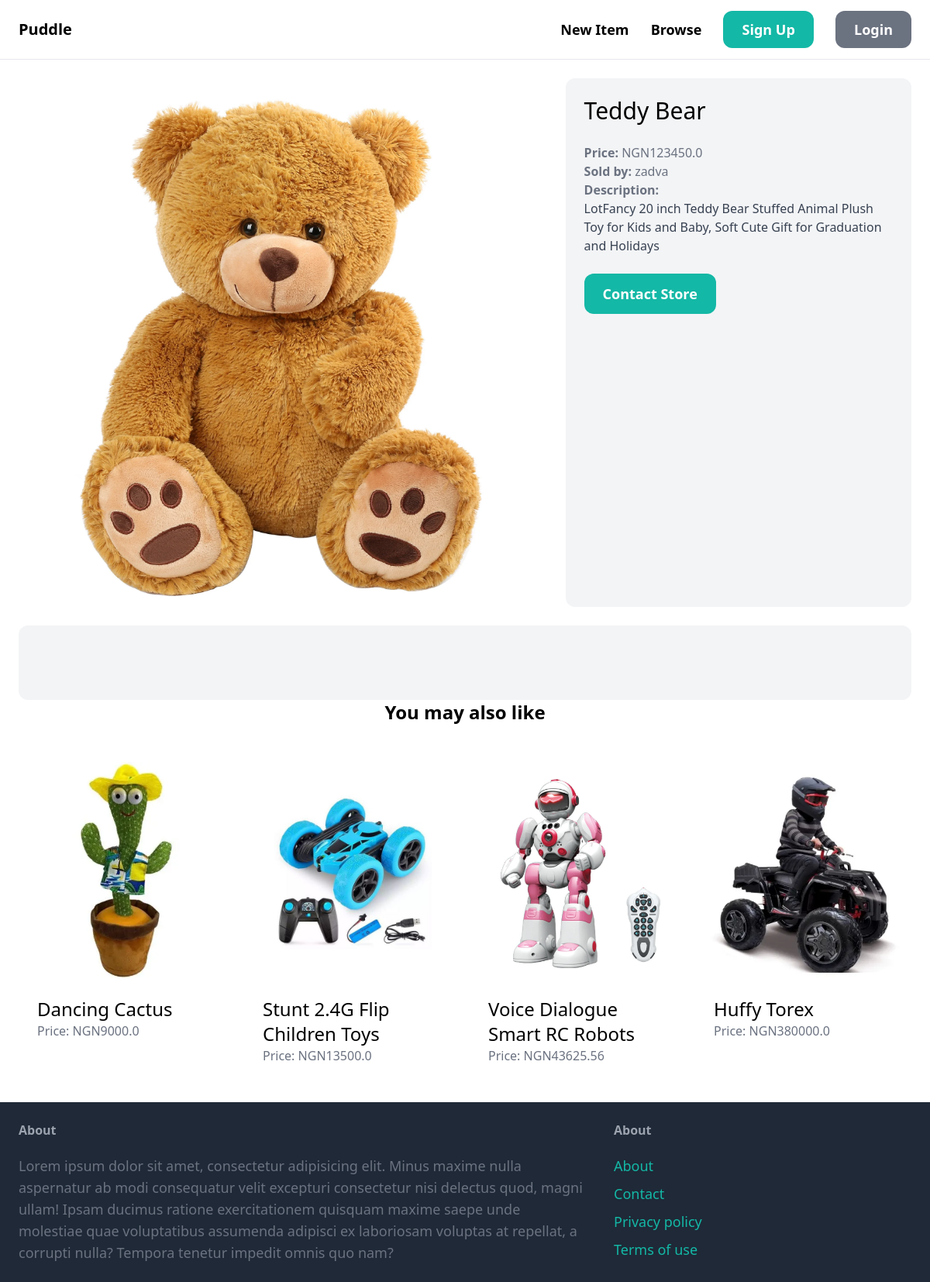
Page /items/1/ on the committed database.
### item/models.py (models this page shows, shortened)
class Item(models.Model):
    category = models.ForeignKey(Category, related_name='items', on_delete=models.CASCADE)
    name = models.CharField(max_length=255)
    description = models.TextField(blank=True, null=True)
    price = models.FloatField()
    image = models.ImageField(upload_to='item_images', blank=True, null=True)
    is_sold = models.BooleanField(default=False)
    created_by = models.ForeignKey(User, related_name='items', on_delete=models.CASCADE)
    created_at = models.DateTimeField(auto_now_add=True)

### item/views.py (the view)
# urls.py: path('<int:pk>/', views.detail, name='detail'),
def detail(request, pk):
    item = get_object_or_404(Item, pk=pk)
    related_items = Item.objects.filter(category=item.category, is_sold=False).exclude(pk=pk)[0:4]
    return render(request, 'item/detail.html', {
        'item': item,
        'related_items': related_items,
    })

### item/templates/item/detail.html (shortened to what this page needs)
{% extends 'core/base.html' %}
{% block content %}
    <div class="grid grid-cols-5 gap-6">
        <div class="col-span-3">
            <img src="{{ item.image.url }}" alt="Item Image" class="rounded-xl">
        </div>
        <div class="col-span-2 p-6 bg-gray-100 rounded-xl">
            <h1 class="mb-6 text-3xl">{{ item.name }}</h1>
            <p class="text-gray-500"><strong>Price: </strong>NGN{{ item.price }}</p>
            <p class="text-gray-500"><strong>Sold by: </strong>{{ item.created_by }}</p>
            {% if item.description %}
                <p class="text-gray-700">
                    <strong class="text-gray-500">Description: </strong><br>
                    {{ item.description }}
                </p>
            {% endif %}
            {% if request.user == item.created_by %}
                <div class="mt-6 p-6 bg-white rounded-xl">
                    <p>This item was added by you.</p>
                    <a href="{% url 'item:edit' item.id %}" class="inline-block mt-6 px-6 py-3 text-lg font-semibold bg-teal-500 text-white rounded-xl">Edit</a>
                    <a href="{% url 'item:delete' item.id %}" class="inline-block mt-6 px-6 py-3 text-lg font-semibold bg-red-500 text-white rounded-xl">Delete</a>
                </div>
            {% else %}
                <a href="{% url 'conversation:new' item.id %}" class="inline-block mt-6 px-6 py-3 text-lg font-semibold bg-teal-500 text-white hover:bg-teal-700 rounded-xl">Contact Store</a>
            {% endif %}
        </div>
    </div>
    <div class="mt-6 px-6 py-12 bg-gray-100 rounded-xl"></div>
        <h2 class="mb-12 text-2xl text-center"><strong>You may also like</strong></h2>
        <div class="grid grid-cols-4 gap-3">
            {% for item in related_items %}
                <div>
                    <a href="{% url 'item:detail' item.id %}">
                        <div>
                            <img src="{{ item.image.url }}" class="rounded-t-xl" alt="Item Image">
                        </div>
                        <div class="p-6 bg-white rounded-b-xl">
                            <h2 class="text-2xl">{{ item.name }}</h2>
                            <p class="text-gray-500">Price: NGN{{ item.price }}</p>
                        </div>
                    </a>
                </div>
            {% endfor %}
        </div>
    </div>
{% endblock %}

### rows in the picture
Item: image (picture), name "Teddy Bear", price "123450.0", created_by "zadva", description "LotFancy 20 inch Teddy Bear Stuffed Animal Plush Toy for Kids and Baby, Soft Cute Gift for Graduation and Holidays"
Item: image (picture), name "Dancing Cactus", price "9000.0"
Item: image (picture), name "Stunt 2.4G Flip Children Toys", price "13500.0"
Item: image (picture), name "Voice Dialogue Smart RC Robots", price "43625.56"
Item: image (picture), name "Huffy Torex", price "380000.0"
